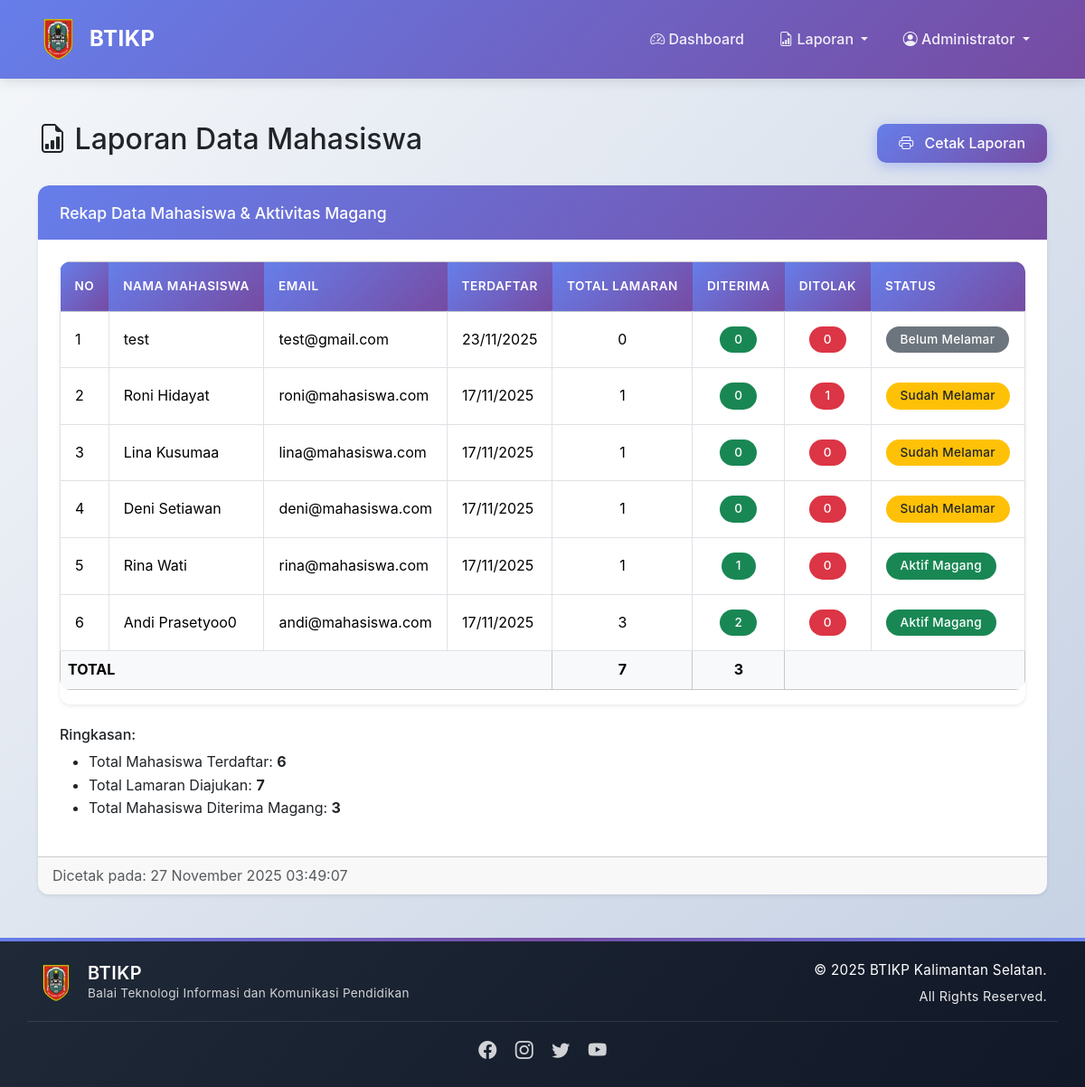
Page /pages/laporan1.php (signed in) on the committed database.
### tables this page shows
CREATE TABLE `users` (
  `id` int(11) NOT NULL,
  `nama` varchar(100) NOT NULL,
  `email` varchar(100) NOT NULL,
  `password` varchar(255) NOT NULL,
  `role` enum('mahasiswa','mentor','admin') NOT NULL,
  `created_at` datetime DEFAULT CURRENT_TIMESTAMP
);

### pages/laporan1.php (the view, shortened to what this page needs)
<?php
require_once '../config/database.php';
include '../includes/header.php';
$query = "SELECT u.*,
          (SELECT COUNT(*) FROM lamaran WHERE user_id = u.id) as total_lamaran,
          (SELECT COUNT(*) FROM lamaran WHERE user_id = u.id AND status = 'diterima') as lamaran_diterima,
          (SELECT COUNT(*) FROM lamaran WHERE user_id = u.id AND status = 'ditolak') as lamaran_ditolak
          FROM users u
          WHERE u.role = 'mahasiswa'
          ORDER BY u.id DESC";
$result = mysqli_query($conn, $query);
?>
<div class="container my-5">
    <div class="d-flex justify-content-between align-items-center mb-4">
        <h2><i class="bi bi-file-earmark-bar-graph"></i> Laporan Data Mahasiswa</h2>
        <button onclick="window.print()" class="btn btn-primary">
            <i class="bi bi-printer"></i> Cetak Laporan
        </button>
    </div>
    <div class="card">
        <div class="card-header bg-primary text-white">
            <h5 class="mb-0">Rekap Data Mahasiswa & Aktivitas Magang</h5>
        </div>
        <div class="card-body">
            <div class="table-responsive">
                <table class="table table-bordered">
                    <thead class="table-light">
                        <tr>
                            <th>No</th>
                            <th>Nama Mahasiswa</th>
                            <th>Email</th>
                            <th>Terdaftar</th>
                            <th>Total Lamaran</th>
                            <th>Diterima</th>
                            <th>Ditolak</th>
                            <th>Status</th>
                        </tr>
                    </thead>
                    <tbody>
                        <?php
                        $no = 1;
                        $total_mahasiswa = 0;
                        $total_lamaran_all = 0;
                        $total_diterima_all = 0;
                        while ($row = mysqli_fetch_assoc($result)):
                            $total_mahasiswa++;
                            $total_lamaran_all += $row['total_lamaran'];
                            $total_diterima_all += $row['lamaran_diterima'];
                        ?>
                        <tr>
                            <td><?= $no++ ?></td>
                            <td><?= $row['nama'] ?></td>
                            <td><?= $row['email'] ?></td>
                            <td><?= date('d/m/Y', strtotime($row['created_at'])) ?></td>
                            <td class="text-center"><?= $row['total_lamaran'] ?></td>
                            <td class="text-center">
                                <span class="badge bg-success"><?= $row['lamaran_diterima'] ?></span>
                            </td>
                            <td class="text-center">
                                <span class="badge bg-danger"><?= $row['lamaran_ditolak'] ?></span>
                            </td>
                            <td>
                                <?php if ($row['lamaran_diterima'] > 0): ?>
                                    <span class="badge bg-success">Aktif Magang</span>
                                <?php elseif ($row['total_lamaran'] > 0): ?>
                                    <span class="badge bg-warning text-dark">Sudah Melamar</span>
                                <?php else: ?>
                                    <span class="badge bg-secondary">Belum Melamar</span>
                                <?php endif; ?>
                            </td>
                        </tr>
                        <?php endwhile; ?>
                    </tbody>
                    <tfoot class="table-light">
                        <tr>
                            <th colspan="4">TOTAL</th>
                            <th class="text-center"><?= $total_lamaran_all ?></th>
                            <th class="text-center"><?= $total_diterima_all ?></th>
                            <th colspan="2"></th>
                        </tr>
                    </tfoot>
                </table>
            </div>
            <div class="mt-4">
                <h6>Ringkasan:</h6>
                <ul>
                    <li>Total Mahasiswa Terdaftar: <strong><?= $total_mahasiswa ?></strong></li>
                    <li>Total Lamaran Diajukan: <strong><?= $total_lamaran_all ?></strong></li>
                    <li>Total Mahasiswa Diterima Magang: <strong><?= $total_diterima_all ?></strong></li>
                </ul>
            </div>
        </div>
        <div class="card-footer text-muted">
            Dicetak pada: <?= date('d F Y H:i:s') ?>
        </div>
    </div>
</div>
<?php include '../includes/footer.php'; ?>

### assets/css/style.css (style rules this page uses)
:root { --primary-color: #0d6efd; --primary-dark: #0a58ca; --secondary-color: #6c757d; --success-color: #198754; --info-color: #0dcaf0; --warning-color: #ffc107; --danger-color: #dc3545; --light-bg: #f8f9fa; --dark-text: #212529; --shadow-sm: 0 2px 4px rgba(0,0,0,0.08); --shadow-md: 0 4px 12px rgba(0,0,0,0.1); --shadow-lg: 0 8px 24px rgba(0,0,0,0.12); --border-radius: 12px; --transition: all 0.3s cubic-bezier(0.4, 0, 0.2, 1); }
* { margin: 0; padding: 0; box-sizing: border-box; }
body { font-family: 'Inter', -apple-system, BlinkMacSystemFont, 'Segoe UI', Roboto, 'Helvetica Neue', Arial, sans-serif; line-height: 1.6; color: var(--dark-text); background: linear-gradient(135deg, #f5f7fa 0%, #c3cfe2 100%); min-height: 100vh; overflow-x: hidden; }
html { scroll-behavior: smooth; }
.card { border: none; border-radius: var(--border-radius); box-shadow: var(--shadow-sm); transition: var(--transition); overflow: hidden; background: white; margin-bottom: 1.5rem; }
.card-header { border: none; border-radius: var(--border-radius) var(--border-radius) 0 0 !important; font-weight: 600; padding: 1.2rem 1.5rem; background: linear-gradient(135deg, #667eea 0%, #764ba2 100%); color: white; }
.card-header h5 { margin: 0; font-size: 1.1rem; }
.card-body { padding: 1.5rem; }
.btn { border-radius: 10px; padding: 0.6rem 1.5rem; font-weight: 500; transition: var(--transition); border: none; position: relative; overflow: hidden; z-index: 1; }
.btn::before { content: ''; position: absolute; top: 50%; left: 50%; width: 0; height: 0; border-radius: 50%; background: rgba(255, 255, 255, 0.3); transform: translate(-50%, -50%); transition: width 0.6s, height 0.6s; z-index: -1; }
.btn-primary { background: linear-gradient(135deg, #667eea 0%, #764ba2 100%); box-shadow: 0 4px 15px rgba(102, 126, 234, 0.4); }
.badge { padding: 0.5rem 1rem; border-radius: 20px; font-weight: 500; font-size: 0.85rem; letter-spacing: 0.3px; }
.table { border-radius: var(--border-radius); overflow: hidden; }
.table thead th { background: linear-gradient(135deg, #667eea 0%, #764ba2 100%); color: white; border: none; font-weight: 600; padding: 1rem; text-transform: uppercase; font-size: 0.85rem; letter-spacing: 0.5px; }
.table tbody tr { transition: var(--transition); }
.table tbody td { padding: 1rem; vertical-align: middle; }
.table-responsive { border-radius: var(--border-radius); box-shadow: var(--shadow-sm); }
.container { animation: fadeIn 0.6s ease; }
.bi { transition: var(--transition); }
.card-title .bi, .btn .bi { margin-right: 0.5rem; }

### rows in the picture
users: nama "test", email "test@gmail.com", created_at "23/11/2025", total_lamaran "0", lamaran_diterima "0", lamaran_ditolak "0", shows "Belum Melamar"
users: nama "Roni Hidayat", email "roni@mahasiswa.com", created_at "17/11/2025", total_lamaran "1", lamaran_diterima "0", lamaran_ditolak "1", shows "Sudah Melamar"
users: nama "Lina Kusumaa", email "lina@mahasiswa.com", created_at "17/11/2025", total_lamaran "1", lamaran_diterima "0", lamaran_ditolak "0", shows "Sudah Melamar"
users: nama "Deni Setiawan", email "deni@mahasiswa.com", created_at "17/11/2025", total_lamaran "1", lamaran_diterima "0", lamaran_ditolak "0", shows "Sudah Melamar"
users: nama "Rina Wati", email "rina@mahasiswa.com", created_at "17/11/2025", total_lamaran "1", lamaran_diterima "1", lamaran_ditolak "0", shows "Aktif Magang"
users: nama "Andi Prasetyoo0", email "andi@mahasiswa.com", created_at "17/11/2025", total_lamaran "3", lamaran_diterima "2", lamaran_ditolak "0", shows "Aktif Magang"

### other values in the picture
$_SESSION['nama'] "Administrator"
$total_lamaran_all "7"
$total_diterima_all "3"
$total_mahasiswa "6"
